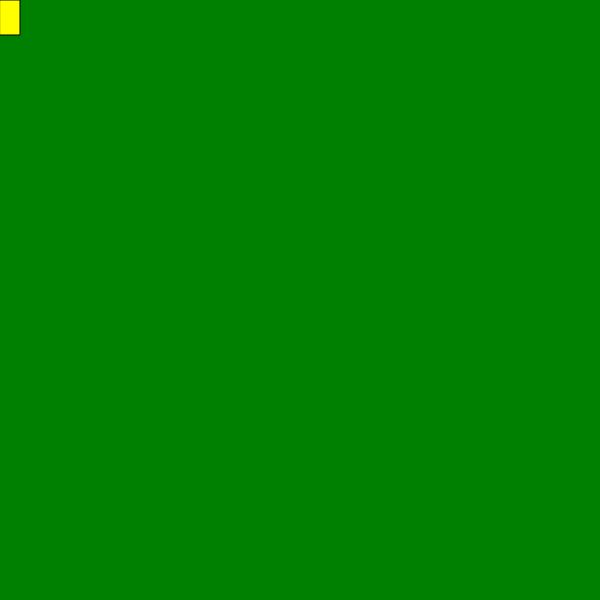
Frame 1 (no input)
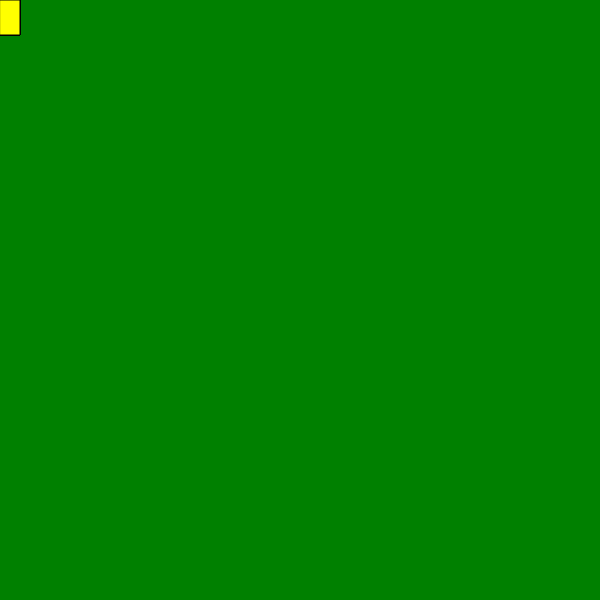
Frame 60 (no input)
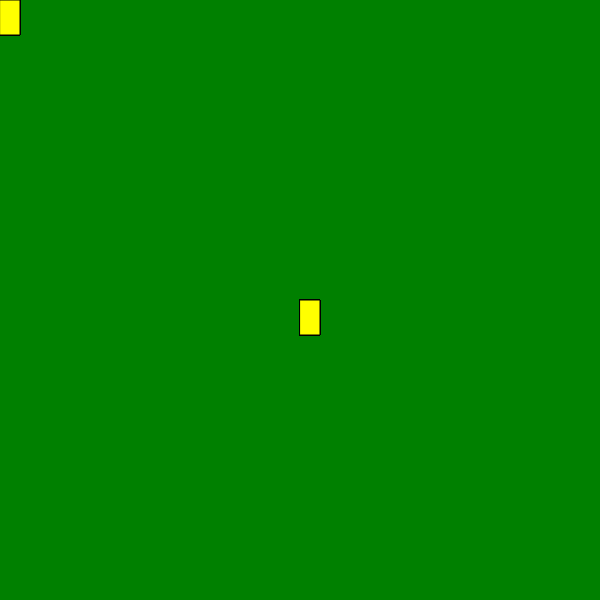
Frame 120 (the mouse pressed at the canvas centre since frame 60)

The p5.js sketch that drew these frames (run headless with seeded random() and noise() and a simulated clock; from frame 60 on, the mouse is pressed at the canvas centre):

// p5.js sketch
// ── sketch.js
function setup() {
  createCanvas(600, 600);
  background(" GREEN");
}

function draw() {

  stroke('black');
  fill('yellow')
  
  //console.log(mouseIsPressed)
  
  if(mouseIsPressed){}
  rect(mouseX,mouseY,20,35);
  
}
